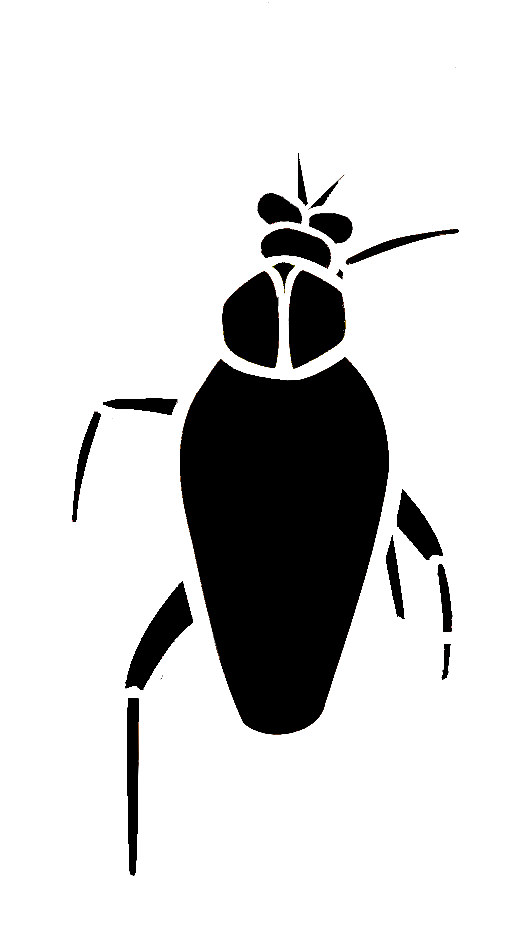
#> input picture assets/reference/unity/bug/01.png, 513 x 930 px, found by its file name
$ python generate_bug_v2_walk_cycle.py
#> lines starting #> are read from the running program, lines starting #| are printed output that depends on the picture; after the words box and inside, x2 and y2 are one past the last pixel; in counts of white or black regions, pixels touching at a corner belong together
#!/usr/bin/env python3
"""
Bug v2 — full 10-frame walk cycle.

Style (from approved frame + Unity asset):
  - White outlines, BLACK fills inside body/legs/eyes
  - Transparent background (alpha 0 outside the bug)
  - Medium line weight, 2–3 section legs
  - Insect tripod gait; frames 1 & 6 = contact / footstep

Does NOT overwrite public/assets/characters/bug/.

Outputs:
  assets/experiments/bug_v2/walk/01.png … 10.png
  assets/reference/previews/bug_v2_walk_strip.png
  assets/reference/previews/bug_v2_walk_72fps.gif
  assets/reference/previews/bug_v2_walk_12fps.gif
  assets/reference/previews/bug_v2_walk_game_scale.gif
"""
from __future__ import annotations

import math
from pathlib import Path

import numpy as np
from PIL import Image, ImageDraw, ImageFilter, ImageSequence

ROOT = Path(__file__).resolve().parents[1]
OUT = ROOT / "assets" / "experiments" / "bug_v2" / "walk"
PREV = ROOT / "assets" / "reference" / "previews"

W, H = 620, 787
CX = 310.0
BASELINE = 762.0

WHITE = (255, 255, 255, 255)
BLACK = (0, 0, 0, 255)
GRAY = (140, 140, 140, 255)
CLEAR = (0, 0, 0, 0)

STROKE = 9
STROKE_BODY = 10
STROKE_ANT = 6
STROKE_SEAM = 3


def lerp(a: float, b: float, t: float) -> float:
    return a + (b - a) * t


def lerp_pt(a: tuple[float, float], b: tuple[float, float], t: float) -> tuple[float, float]:
    return (lerp(a[0], b[0], t), lerp(a[1], b[1], t))


def rot_around(
    p: tuple[float, float],
    origin: tuple[float, float],
    deg: float,
) -> tuple[float, float]:
    ang = math.radians(deg)
    ox, oy = origin
    x, y = p[0] - ox, p[1] - oy
    c, s = math.cos(ang), math.sin(ang)
    return (ox + x * c - y * s, oy + x * s + y * c)


def teardrop(cx: float, cy: float, rx: float, ry: float, taper: float = 0.70, n: int = 64) -> list[tuple[float, float]]:
    pts: list[tuple[float, float]] = []
    for i in range(n):
        a = (i / n) * math.tau - math.pi / 2
        v = (math.sin(a) + 1) / 2
        sx = 1.05 - (1.05 - taper) * v
        pts.append((cx + math.cos(a) * rx * sx, cy + math.sin(a) * ry))
    return pts


def segment_poly(
    a: tuple[float, float],
    b: tuple[float, float],
    half_w: float,
    tip_scale: float = 0.75,
) -> list[tuple[float, float]]:
    dx, dy = b[0] - a[0], b[1] - a[1]
    L = math.hypot(dx, dy) or 1.0
    ux, uy = dx / L, dy / L
    px, py = -uy * half_w, ux * half_w
    pxt, pyt = -uy * half_w * tip_scale, ux * half_w * tip_scale
    return [
        (a[0] + px, a[1] + py),
        (b[0] + pxt, b[1] + pyt),
        (b[0] - pxt, b[1] - pyt),
        (a[0] - px, a[1] - py),
    ]


def draw_filled_poly(
    draw: ImageDraw.ImageDraw,
    pts: list[tuple[float, float]],
    stroke: int = STROKE,
) -> None:
    """Black fill + white outline (Unity look)."""
    draw.polygon(pts, fill=BLACK, outline=WHITE)
    closed = list(pts) + [pts[0]]
    draw.line(closed, fill=WHITE, width=stroke, joint="curve")


def draw_leg(
    draw: ImageDraw.ImageDraw,
    joints: list[tuple[float, float]],
    widths: list[float],
) -> None:
    for i in range(len(joints) - 1):
        hw = widths[min(i, len(widths) - 1)]
        tip = 0.7 if i == len(joints) - 2 else 0.9
        draw_filled_poly(draw, segment_poly(joints[i], joints[i + 1], hw, tip), STROKE)


# ---------------------------------------------------------------------------
# Rest-pose joint chains (approved Unity-like silhouette), hip → … → foot
# Side: L = left (smaller x), R = right
# ---------------------------------------------------------------------------

def hip_points(bc: float, bob_y: float = 0.0) -> dict[str, tuple[float, float]]:
    return {
        "LF": (bc - 34, 300 + bob_y),
        "RF": (bc + 34, 295 + bob_y),
        "LM": (bc - 64, 410 + bob_y),
        "RM": (bc + 66, 412 + bob_y),
        "LH": (bc - 48, 545 + bob_y),
        "RH": (bc + 52, 540 + bob_y),
    }


# Offsets from hip → knee → [ankle] → foot. Clear 2–3 section shapes.
# Pose A = frame 01 contact (LF, RM, LH planted). Pose B = frame 06 opposite.
POSE_A: dict[str, list[tuple[float, float]]] = {
    "LF": [(-48, 55), (-72, 200), (-80, 430)],  # planted down
    "RF": [(62, -35), (110, 10), (125, 50)],  # swung forward/up
    "LM": [(-70, 25), (-100, 90)],  # raised
    "RM": [(58, 80), (85, 220), (82, 340)],  # planted
    "LH": [(-40, 110), (-30, 180), (-20, 210)],  # planted near baseline via clamp
    "RH": [(70, 80), (100, 160)],  # raised
}

POSE_B: dict[str, list[tuple[float, float]]] = {
    "LF": [(-62, -35), (-110, 10), (-125, 50)],  # swung forward
    "RF": [(48, 55), (72, 200), (80, 430)],  # planted
    "LM": [(-58, 80), (-85, 220), (-82, 340)],  # planted
    "RM": [(70, 25), (100, 90)],  # raised
    "LH": [(-70, 80), (-100, 160)],  # raised
    "RH": [(40, 110), (30, 180), (20, 210)],  # planted
}

# Widths match segment count in the active pose (2 or 3).
LEG_WIDTHS: dict[str, list[float]] = {
    "LF": [11, 9, 6],
    "RF": [11, 9, 6],
    "LM": [12, 9, 6],  # 3 when planted; last unused when 2-seg
    "RM": [12, 9, 6],
    "LH": [13, 9, 6],
    "RH": [13, 9, 6],
}

TRIPOD_A = {"LF", "RM", "LH"}
TRIPOD_B = {"RF", "LM", "RH"}


def smoothstep(t: float) -> float:
    t = max(0.0, min(1.0, t))
    return t * t * (3 - 2 * t)


def frame_blend(frame: int) -> float:
    return (frame - 1) / 10.0


def leg_pose(name: str, frame: int, bc: float, bob_y: float) -> list[tuple[float, float]]:
    """Hip-locked IK-ish blend between contact poses with swing lift."""
    phase = frame_blend(frame)
    hip = hip_points(bc, bob_y)[name]

    if phase <= 0.5:
        t = smoothstep(phase * 2.0)
        a_off, b_off = POSE_A[name], POSE_B[name]
        swinging = name in TRIPOD_A
    else:
        t = smoothstep((phase - 0.5) * 2.0)
        a_off, b_off = POSE_B[name], POSE_A[name]
        swinging = name in TRIPOD_B

    n = max(len(a_off), len(b_off))
    ap = list(a_off) + [a_off[-1]] * (n - len(a_off))
    bp = list(b_off) + [b_off[-1]] * (n - len(b_off))

    joints: list[tuple[float, float]] = [hip]
    for i in range(n):
        dx = lerp(ap[i][0], bp[i][0], t)
        dy = lerp(ap[i][1], bp[i][1], t)
        joints.append((hip[0] + dx, hip[1] + dy))

    if swinging:
        lift = math.sin(t * math.pi) * 36.0
        for i in range(1, len(joints)):
            w = i / (len(joints) - 1)
            jx, jy = joints[i]
            joints[i] = (jx, jy - lift * w)
    else:
        # pin foot near baseline for contact legs
        fx, fy = joints[-1]
        joints[-1] = (fx, min(max(fy, BASELINE - 8), BASELINE - 2))

    return joints


def antenna_tips(frame: int, bc: float, head_cy: float) -> tuple[list[tuple[float, float]], list[tuple[float, float]]]:
    phase = (frame - 1) / 10.0 * math.tau
    twitch_l = math.sin(phase) * 10
    twitch_r = math.sin(phase + 0.9) * 12
    left = [
        (bc - 5, head_cy - 16),
        (bc - 30 + twitch_l * 0.3, 130),
        (bc - 50 + twitch_l * 0.6, 85),
        (bc - 58 + twitch_l, 48 + math.cos(phase) * 4),
    ]
    right = [
        (bc + 9, head_cy - 14),
        (bc + 40 + twitch_r * 0.3, 135),
        (bc + 70 + twitch_r * 0.5, 95),
        (bc + 90 + twitch_r, 55 + math.sin(phase) * 4),
    ]
    return left, right


def draw_frame(frame: int) -> Image.Image:
    img = Image.new("RGBA", (W, H), CLEAR)
    d = ImageDraw.Draw(img)

    # subtle body bob (Unity scuttle)
    phase = (frame - 1) / 10.0 * math.tau
    bob_y = math.sin(phase * 2) * 3.0
    sway = math.sin(phase) * 2.0
    bc = CX + 8 + sway

    body_cy = 458.0 + bob_y
    eye_cy = 250.0 + bob_y * 0.6
    head_cy = 205.0 + bob_y * 0.5

    # Legs under body — raised first, planted on top
    raised: list[tuple[str, list[tuple[float, float]]]] = []
    planted: list[tuple[str, list[tuple[float, float]]]] = []
    for name in ("LF", "RF", "LM", "RM", "LH", "RH"):
        joints = leg_pose(name, frame, bc, bob_y)
        widths = LEG_WIDTHS[name][: max(1, len(joints) - 1)]
        if joints[-1][1] >= BASELINE - 28:
            planted.append((name, joints, widths))
        else:
            raised.append((name, joints, widths))

    for name, joints, widths in raised + planted:
        draw_leg(d, joints, widths)

    # --- Body (black fill) ---
    body = teardrop(bc, body_cy, 112, 205, taper=0.70)
    draw_filled_poly(d, body, STROKE_BODY)
    # seam on top of fill
    d.line([(bc, body_cy - 165), (bc, body_cy + 175)], fill=GRAY, width=STROKE_SEAM)

    # Pronotum
    pron = [
        (bc - 55, eye_cy + 20),
        (bc + 55, eye_cy + 20),
        (bc + 55, eye_cy + 72),
        (bc - 55, eye_cy + 72),
    ]
    # ellipse fill
    d.ellipse((bc - 55, eye_cy + 20, bc + 55, eye_cy + 72), fill=BLACK, outline=WHITE, width=STROKE)
    d.line([(bc, eye_cy + 22), (bc, eye_cy + 70)], fill=GRAY, width=2)

    # Eyes — black inside white rings
    for ex in (bc - 23, bc + 23):
        d.ellipse((ex - 20, eye_cy - 24, ex + 20, eye_cy + 26), fill=BLACK, outline=WHITE, width=STROKE)

    # Head lobes
    for ex in (bc - 12, bc + 12):
        d.ellipse((ex - 7, head_cy - 20, ex + 7, head_cy - 6), fill=BLACK, outline=WHITE, width=5)

    # Antennae (stroke only — thin feelers)
    left, right = antenna_tips(frame, bc, head_cy)
    for pts in (left, right):
        d.line(pts, fill=WHITE, width=STROKE_ANT, joint="curve")
        r = 3
        x, y = pts[-1]
        d.ellipse((x - r, y - r, x + r, y + r), fill=WHITE)

    return img


def make_previews(frames: list[Image.Image]) -> None:
    PREV.mkdir(parents=True, exist_ok=True)
    gap = 8
    strip_w = W * len(frames) + gap * (len(frames) + 1)
    strip = Image.new("RGBA", (strip_w, H + 40), (8, 8, 8, 255))
    sd = ImageDraw.Draw(strip)
    for i, fr in enumerate(frames):
        x = gap + i * (W + gap)
        panel = Image.new("RGBA", (W, H), (8, 8, 8, 255))
        panel.alpha_composite(fr)
        strip.alpha_composite(panel, (x, 30))
        sd.text((x + 8, 8), f"{i + 1:02d}", fill=(220, 220, 220, 255))
    strip.save(PREV / "bug_v2_walk_strip.png")

    def to_gif(path: Path, fps: int, scale: float = 1.0) -> None:
        imgs = []
        for fr in frames:
            bg = Image.new("RGBA", (W, H), (8, 8, 8, 255))
            bg.alpha_composite(fr)
            if scale != 1.0:
                nw, nh = max(1, int(W * scale)), max(1, int(H * scale))
                bg = bg.resize((nw, nh), Image.Resampling.LANCZOS)
            imgs.append(bg.convert("P", palette=Image.Palette.ADAPTIVE, colors=64))
        duration = int(1000 / fps)
        imgs[0].save(
            path,
            save_all=True,
            append_images=imgs[1:],
            duration=duration,
            loop=0,
            disposal=2,
        )

    to_gif(PREV / "bug_v2_walk_12fps.gif", 12)
    to_gif(PREV / "bug_v2_walk_72fps.gif", 72)
    # game-ish scale (~48px tall)
    to_gif(PREV / "bug_v2_walk_game_scale.gif", 12, scale=48 / H)

    # compare frame 01 to Unity fitted
    unity = Image.open(ROOT / "public" / "assets" / "characters" / "bug" / "01.png").convert("RGBA")
    bb = unity.getbbox()
    if bb:
        unity = unity.crop(bb)
    th = int(H * 0.90)
    sc = th / unity.height
    nw, nh = max(1, int(unity.width * sc)), max(1, int(unity.height * sc))
    unity_r = unity.resize((nw, nh), Image.Resampling.LANCZOS)
    # ensure black fills stay; convert near-black bg to transparent for fair compare
    ua = np.array(unity_r)
    # Unity has black fill AND black bg — for compare keep as-is on dark panel
    ufit = Image.new("RGBA", (W, H), (0, 0, 0, 0))
    ufit.alpha_composite(unity_r, ((W - nw) // 2, max(6, int(BASELINE) - nh + 4)))

    comp = Image.new("RGBA", (W * 2 + 48, H + 40), (8, 8, 8, 255))
    cd = ImageDraw.Draw(comp)
    for i, (im, lab) in enumerate([(frames[0], "v2 walk 01"), (ufit, "Unity live 01")]):
        x = 16 + i * (W + 16)
        panel = Image.new("RGBA", (W, H), (8, 8, 8, 255))
        panel.alpha_composite(im)
        comp.alpha_composite(panel, (x, 30))
        cd.text((x + 8, 8), lab, fill=(220, 220, 220, 255))
    comp.save(PREV / "bug_v2_walk_01_vs_unity.png")


def verify_colors(img: Image.Image) -> None:
    a = np.array(img)
    al = a[:, :, 3]
    lum = 0.299 * a[:, :, 0] + 0.587 * a[:, :, 1] + 0.114 * a[:, :, 2]
    opaque = al > 40
    black = opaque & (lum < 40)
    white = opaque & (lum > 180)
    assert (al == 0).sum() > 100000, "expected lots of transparent bg"
    assert black.sum() > 5000, f"expected black fill, got {black.sum()}"
    assert white.sum() > 3000, f"expected white outline, got {white.sum()}"


def main() -> None:
    OUT.mkdir(parents=True, exist_ok=True)
    frames: list[Image.Image] = []
    for i in range(1, 11):
        fr = draw_frame(i)
        # light AA
        fr = fr.filter(ImageFilter.GaussianBlur(0.1))
        # re-crush: transparent stays, near-white→white, near-black opaque→black
        a = np.array(fr)
        al = a[:, :, 3].astype(np.float32)
        lum = 0.299 * a[:, :, 0] + 0.587 * a[:, :, 1] + 0.114 * a[:, :, 2]
        out = np.zeros_like(a)
        # white strokes
        white_m = (al > 30) & (lum > 100)
        # black fill (opaque dark)
        black_m = (al > 30) & (lum <= 100)
        out[white_m, 0:3] = 255
        out[black_m, 0:3] = 0
        out[white_m | black_m, 3] = 255
        # keep partial alpha on edges lightly
        edge = (al > 10) & (al <= 30)
        out[edge, 0:3] = np.where(lum[edge, None] > 100, 255, 0)
        out[edge, 3] = al[edge]
        fr = Image.fromarray(out, "RGBA")
        verify_colors(fr)
        path = OUT / f"{i:02d}.png"
        fr.save(path)
        frames.append(fr)
        print(f"Wrote {path} bbox={fr.getbbox()}")
#> this loop made 10 passes
#| Wrote assets/experiments/bug_v2/walk/01.png bbox=(142, 49, 486, 761)
#| Wrote assets/experiments/bug_v2/walk/02.png bbox=(145, 48, 484, 759)
#| Wrote assets/experiments/bug_v2/walk/03.png bbox=(149, 46, 488, 759)
#| Wrote assets/experiments/bug_v2/walk/04.png bbox=(153, 43, 493, 759)
#| Wrote assets/experiments/bug_v2/walk/05.png bbox=(156, 41, 496, 759)
#| Wrote assets/experiments/bug_v2/walk/06.png bbox=(151, 41, 496, 760)
#| Wrote assets/experiments/bug_v2/walk/07.png bbox=(154, 41, 493, 759)
#| Wrote assets/experiments/bug_v2/walk/08.png bbox=(150, 43, 489, 759)
#> (further printed lines are left out)
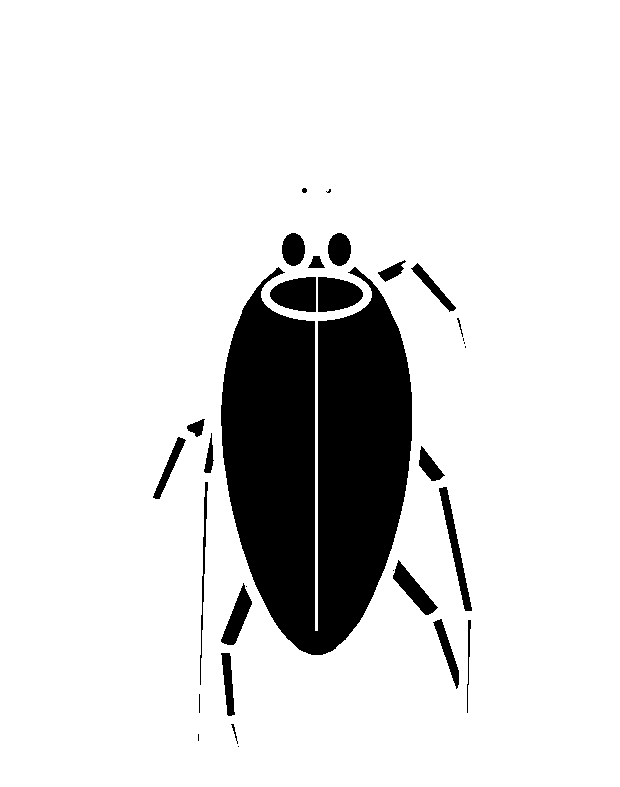
#> fr: PIL image 620x787 RGBA; mean R, G, B, A 20.4, 20.4, 20.4, 53; transparent parts drawn white
#> after the loop, frames = 10 items

    make_previews(frames)
#> in make_previews, `strip_w = W * len(frames) + gap * (len(frames) + 1)`: strip_w = 6288
#> the loop in make_previews, `for i, fr in enumerate(frames):` made 10 passes
#> x on passes 1 to 10: 8, 636, 1264, 1892, 2520, 3148, 3776, 4404, 5032, 5660
#> after the loop in make_previews, `for i, fr in enumerate(frames):`:
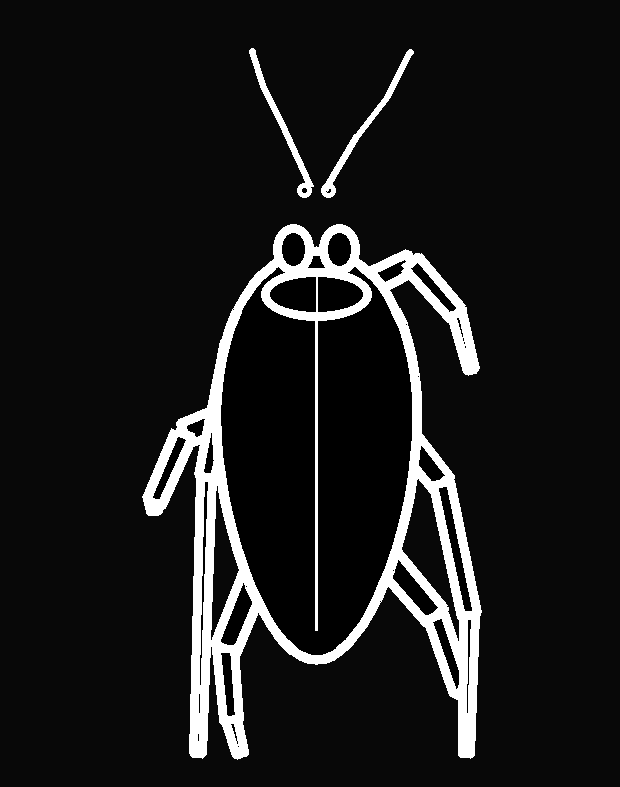
#> panel: PIL image 620x787 RGBA; mean R, G, B, A 26.7, 26.7, 26.7, 255
#> after the loop in make_previews, `for i, fr in enumerate(frames):`:
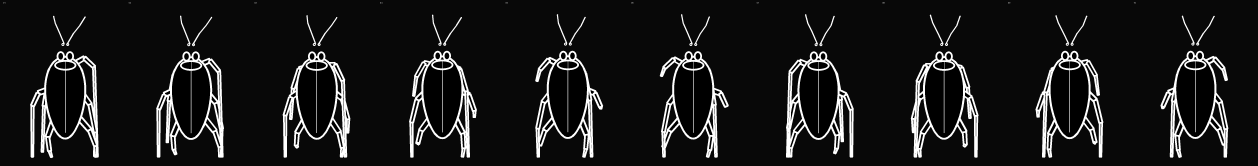
#> strip: PIL image 6288x827 RGBA (shown at 1/5 size); mean R, G, B, A 27, 27, 27, 255
#> after the loop in to_gif, `for fr in frames:`: imgs = 10 items
#> in to_gif, `imgs[0].save( path, save_all=True, append_images=imgs[1:], duration=du..`:
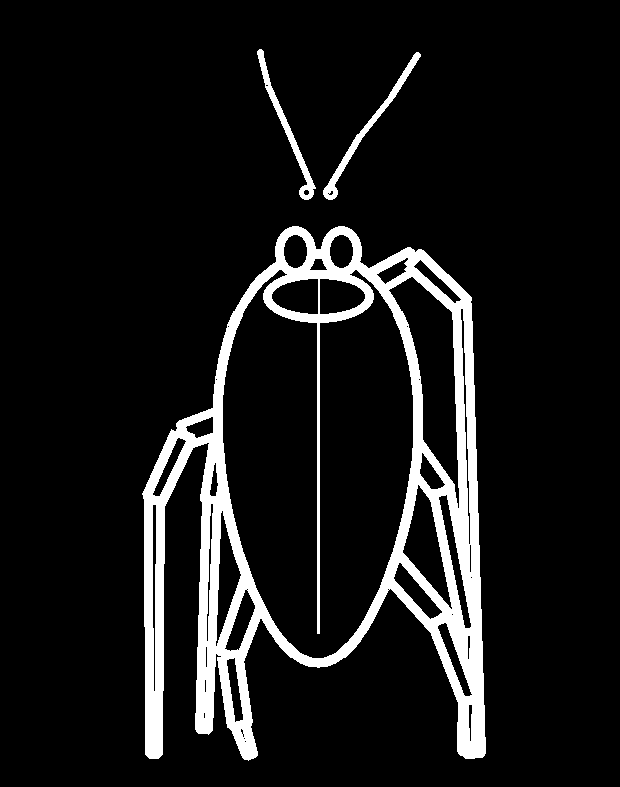
#> saved as bug_v2_walk_12fps.gif: PIL image 620x787 P; values 6 (black) and 255 (white), 9.5% white; 3 white regions, box (x1, y1, x2, y2) and area: (142, 226, 486, 761) 44171, (323, 52, 421, 200) 1178, (257, 49, 316, 200) 1080
#> in make_previews, unity is the input picture: PIL image 513x930 RGBA; mean R, G, B, A 52, 51.9, 51.9, 67.5
#> in make_previews, `bb = unity.getbbox()`: bb = (2, 2, 511, 928)
#> in make_previews, `ufit.alpha_composite(unity_r, ((W - nw) // 2, max(6, int(BASELINE) - n..`:
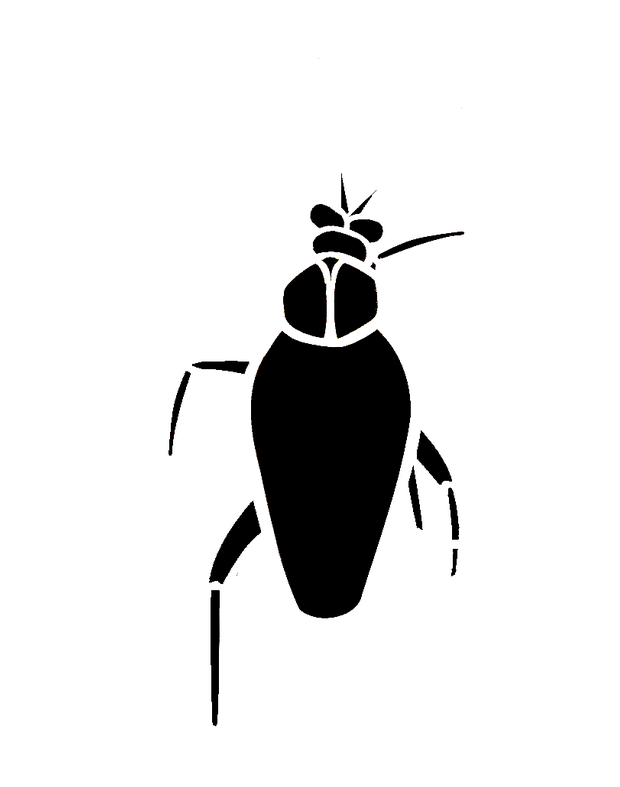
#> ufit: PIL image 620x787 RGBA; mean R, G, B, A 16.8, 16.7, 16.7, 38.5; transparent parts drawn white
#> the loop in make_previews, `for i, (im, lab) in enumerate([(frames[0], "v2 walk 01"), (ufit, "Unit..` made 2 passes
#> (lab, x) on passes 1 to 2: ('v2 walk 01', 16), ('Unity live 01', 652)
#> after the loop in make_previews, `for i, (im, lab) in enumerate([(frames[0], "v2 walk 01"), (ufit, "Unit..`:
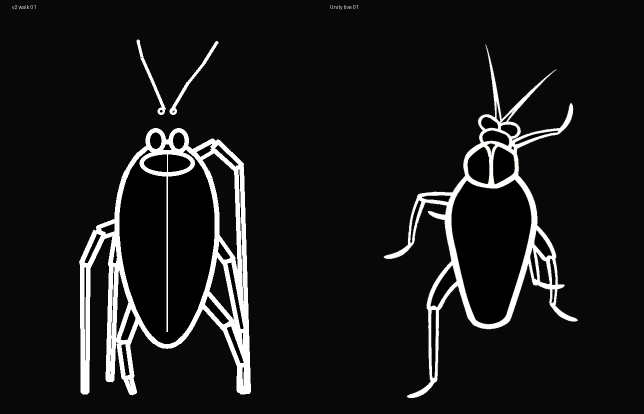
#> comp: PIL image 1288x827 RGBA (shown at 1/2 size); mean R, G, B, A 24.2, 24.2, 24.2, 255
#> after the loop in make_previews, `for i, (im, lab) in enumerate([(frames[0], "v2 walk 01"), (ufit, "Unit..`:
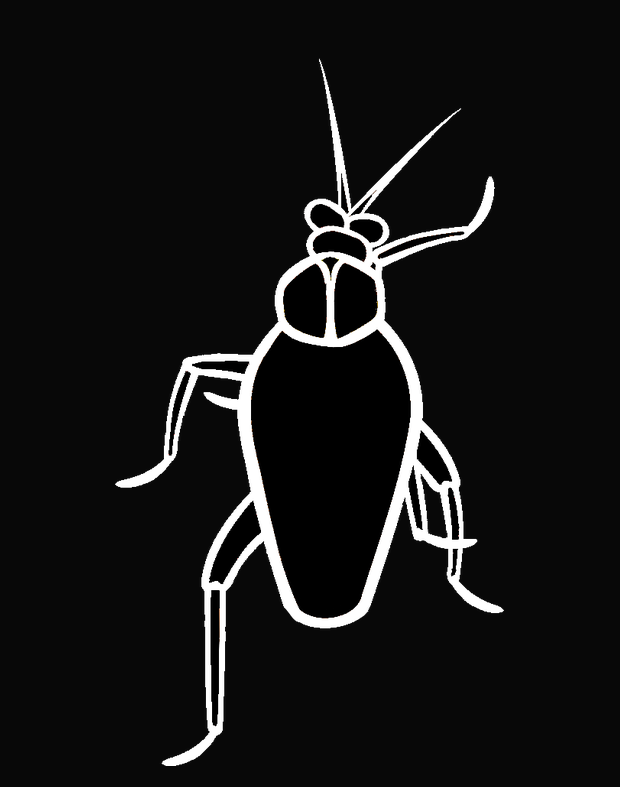
#> panel: PIL image 620x787 RGBA; mean R, G, B, A 20.7, 20.7, 20.7, 255
    print(f"Strip/GIF -> {PREV}")
    print("Live public/assets/characters/bug/ untouched.")


if __name__ == "__main__":
    main()
